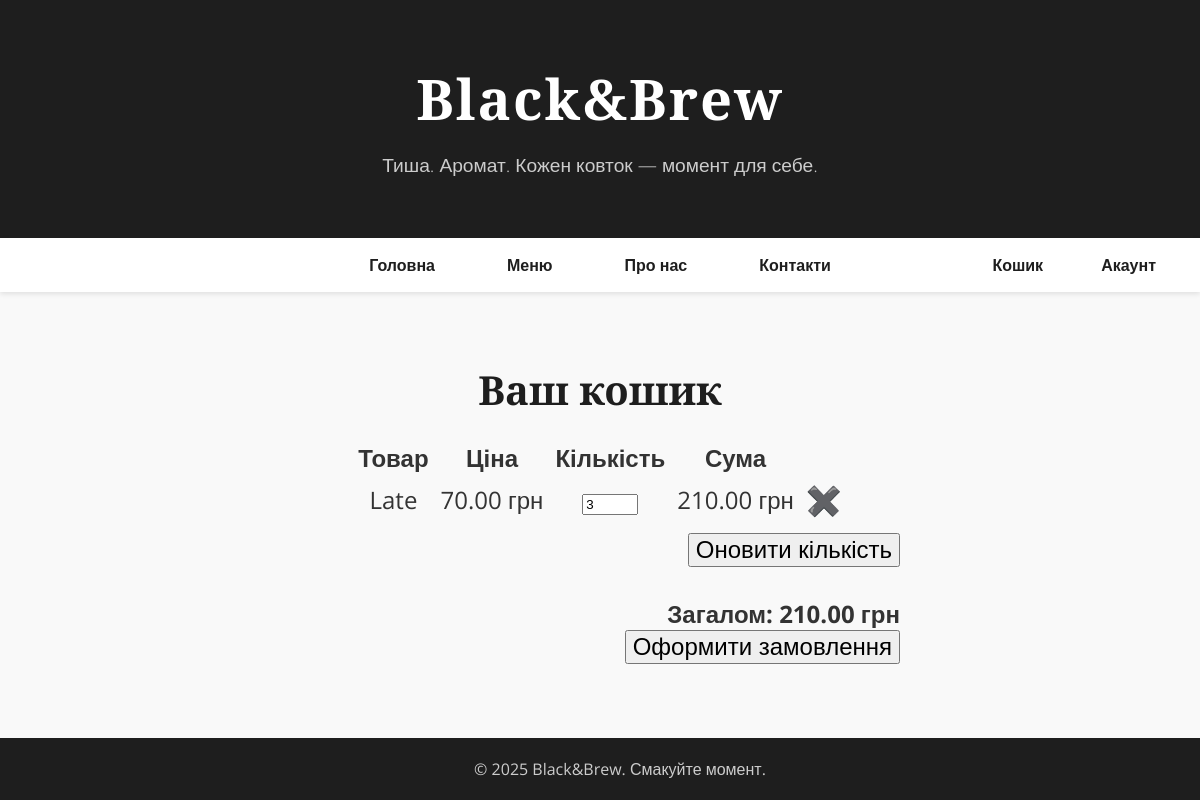
The app's page /cart/ (signed in) with its own data.
### cart/models.py (models this page shows, shortened)
class CartItem(models.Model):
    user = models.ForeignKey(settings.AUTH_USER_MODEL, null=True, blank=True, on_delete=models.SET_NULL)
    session_key = models.CharField(max_length=40, blank=True)
    product = models.ForeignKey(Product, on_delete=models.CASCADE)
    quantity = models.PositiveIntegerField(default=1)
    created_at = models.DateTimeField(auto_now_add=True)

class Product(models.Model):
    name = models.CharField(max_length=100)
    price = models.DecimalField(max_digits=6, decimal_places=2)

### cart/views.py (the view)
# urls.py: path('', views.cart_detail, name='detail'),
def cart_detail(request):
    if request.user.is_authenticated:
        items = CartItem.objects.filter(user=request.user)
    else:
        session_key = _get_session_key(request)
        items = CartItem.objects.filter(session_key=session_key)
    for item in items:
        item.total_price = item.product.price * item.quantity
    total = sum(item.total_price for item in items)
    return render(request, 'cart/detail.html', {
        'items': items,
        'total': total,
    })

### templates/cart/detail.html (shortened to what this page needs)
{% extends 'cart/base.html' %}
{% block content %}
  <h2>Ваш кошик</h2>
  {% if items %}
    <form method="post" action="{% url 'cart:cart_update_quantity' %}">
      <table>
        <thead>
          <tr>
            <th>Товар</th>
            <th>Ціна</th>
            <th>Кількість</th>
            <th>Сума</th>
            <th></th>
          </tr>
        </thead>
        <tbody>
          {% for ci in items %}
            <tr>
              <td>{{ ci.product.name }}</td>
              <td>{{ ci.product.price }} грн</td>
              <td>
                <input type="number" name="quantities_{{ ci.id }}" value="{{ ci.quantity }}" min="1" max="99">
              </td>
              <td>{{ ci.total_price }} грн</td>
              <td><a href="{% url 'cart:cart_remove' ci.id %}" class="cart-remove">✖️</a>
            </tr>
          {% endfor %}
        </tbody>
      </table>
      <div class="cart-update-btn">
        <button type="submit">Оновити кількість</button>
      </div>
    </form>
    <div class="cart-order-btn">
    <p><strong>Загалом: {{ total }} грн</strong></p>
    <form action="{% url 'cart:checkout' %}" method="get">
        <button type="submit">Оформити замовлення</button>
    </form>
    </div>
  {% else %}
    <p>Кошик порожній.</p>
  {% endif %}
{% endblock %}

### templates/cart/base.html (style rules this page uses)
body { font-family: 'Open Sans', sans-serif; margin:0; padding:0; background:#f9f9f9; color:#333; }
h2 { font-family:'Playfair Display', serif; font-size:2.5em; margin-bottom:20px; color:#1e1e1e; }
table { font-size:1.5em; margin:10px auto; }
table th, table td { padding: 2px 5px; }
.cart-remove { color: #1e1e1e; text-decoration: none; font-size: 1.2em; }
button { margin:10px auto; font-size:1.5em; margin:0px auto; }
.cart-update-btn { text-align: right; margin-top: 10px; }
p { font-size:1.5em; margin:0px auto; }
.cart-order-btn { text-align: right; margin-top: 30px; }

### records on screen
CartItem: product.name "Late", product.price "70.00", quantity "3", total_price "210.00"

### other values on screen
{{ total }} "210.00"
